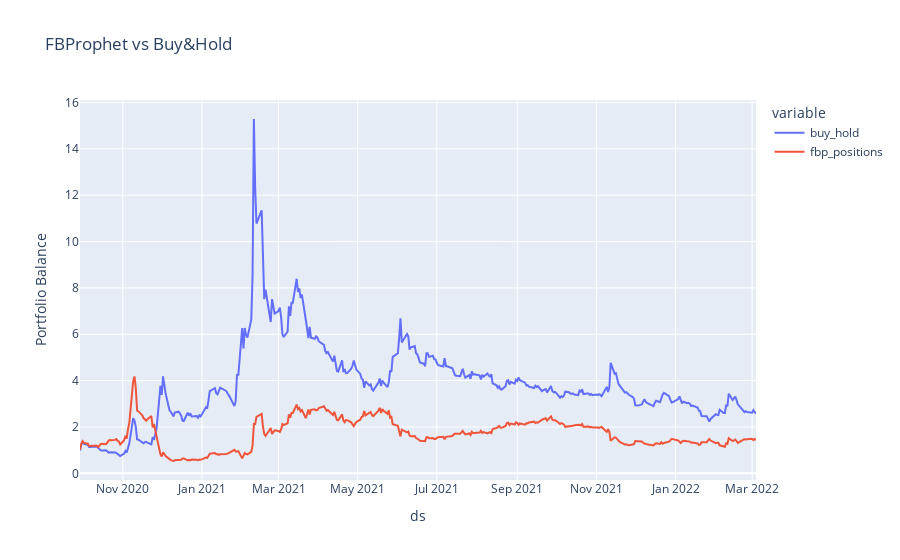

The code cell stored with this chart in its notebook:
### Markdown cell above
# Visualization

### Code cell
# Visualizing results
fig = px.line(
    performance,
    x=performance.index,
    y=performance.columns,
    title='FBProphet vs Buy&Hold',
    labels={"value": "Portfolio Balance",
            "index": "Date"}
)

fig.show()

### Figure 1 — Plotly figure (JSON) as saved in the notebook; plotly's stock layout.template omitted (floating-point values rounded to 4 significant figures; data arrays with more than 128 entries replaced by an {"elided": "..."} marker saying what was removed)
{"data": [{"hovertemplate": "variable=buy_hold<br>ds=%{x}<br>Portfolio Balance=%{y}<extra></extra>", "legendgroup": "buy_hold", "line": {"color": "#636efa", "dash": "solid"}, "mode": "lines", "name": "buy_hold", "orientation": "v", "showlegend": true, "type": "scatter", "x": {"elided": "349 str values"}, "xaxis": "x", "y": {"elided": "349 float values"}, "yaxis": "y"}, {"hovertemplate": "variable=fbp_positions<br>ds=%{x}<br>Portfolio Balance=%{y}<extra></extra>", "legendgroup": "fbp_positions", "line": {"color": "#EF553B", "dash": "solid"}, "mode": "lines", "name": "fbp_positions", "orientation": "v", "showlegend": true, "type": "scatter", "x": {"elided": "349 str values"}, "xaxis": "x", "y": {"elided": "349 float values"}, "yaxis": "y"}], "layout": {"autosize": true, "legend": {"title": {"text": "variable"}, "tracegroupgap": 0}, "title": {"text": "FBProphet vs Buy&Hold"}, "xaxis": {"anchor": "y", "autorange": true, "domain": [0, 1], "range": ["2020-09-29", "2022-03-04"], "title": {"text": "ds"}, "type": "date"}, "yaxis": {"anchor": "x", "autorange": true, "domain": [0, 1], "range": [-0.2866, 16.1], "title": {"text": "Portfolio Balance"}, "type": "linear"}}}
